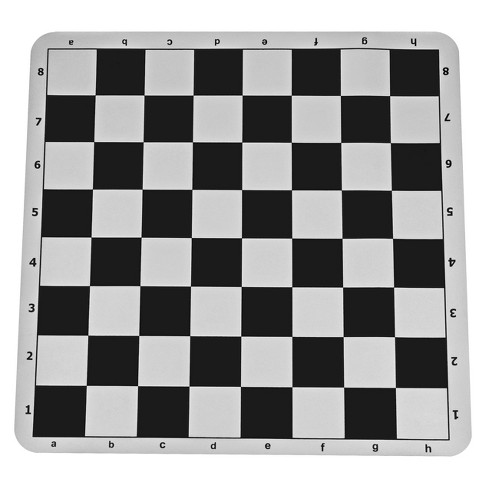
#> input picture Lab3/data/input/chessboard.jpg, 488 x 488 px; its folder holds only this picture in this run
$ python -i lab3.py   (imports and definitions only)
#> lines starting #> are read from the running program, lines starting #| are printed output that depends on the picture
#> further down, picture is the input picture: shape (488, 488); min 0, max 255, mean 156
""" CS4243 Lab 3: Feature Matching and Applications
"""
import numpy as np
from skimage import filters
from skimage.feature import corner_peaks
from scipy.spatial.distance import cdist
from scipy.ndimage.filters import convolve
from scipy.ndimage import gaussian_filter
from utils import pad, unpad
import math
import cv2
_COLOR_RED = (255, 0, 0)
_COLOR_GREEN = (0, 255, 0)
_COLOR_BLUE = (0, 0, 255)

_COLOR_RED = (255, 0, 0)
_COLOR_GREEN = (0, 255, 0)
_COLOR_BLUE = (0, 0, 255)


##### Part 1: Keypoint Detection, Description, and Matching #####

def harris_corners(img, window_size=3, k=0.04):
    '''
    Compute Harris corner response map. Follow the math equation
    R=Det(M)-k(Trace(M)^2).

    Hint:
        You may use the functions filters.sobel_v filters.sobel_h & scipy.ndimage.filters.convolve,
        which are already imported above

    Args:
        img: Grayscale image of shape (H, W)
        window_size: size of the window function
        k: sensitivity parameter

    Returns:
        response: Harris response image of shape (H, W)
    '''
#> called with window_size = 3, k = 0.04

    H, W= img.shape
#> H = 488; W = 488
    window = np.ones((window_size, window_size))
    response = np.zeros((H, W))

    """ Your code starts here """
    Ix = filters.sobel_h(img)
    Iy = filters.sobel_v(img)
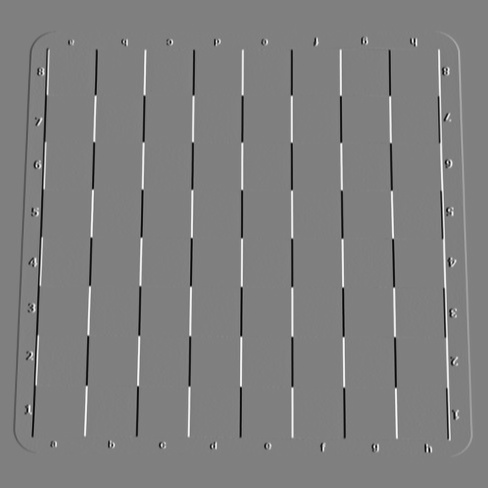
#> Iy: shape (488, 488) float64; min -0.879, max 0.875, mean 5.62e-20; drawn with min black and max white

    Ix2 = Ix ** 2
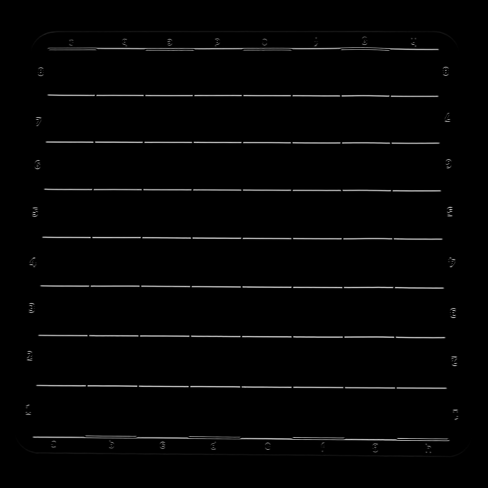
#> Ix2: shape (488, 488) float64; min 0, max 0.792, mean 0.0155
    Iy2 = Iy ** 2
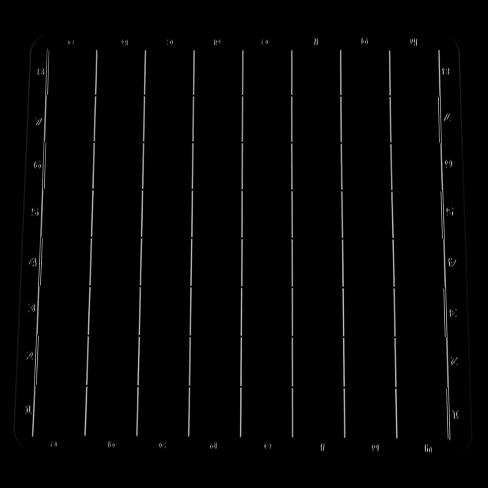
#> Iy2: shape (488, 488) float64; min 0, max 0.773, mean 0.0154
    Ixy = Ix * Iy
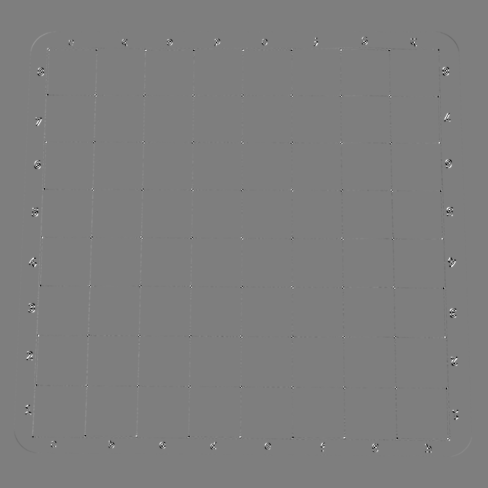
#> Ixy: shape (488, 488) float64; min -0.321, max 0.327, mean 2.94e-05; drawn with min black and max white

    Sxx = convolve(Ix2, window, mode='constant', cval=0)
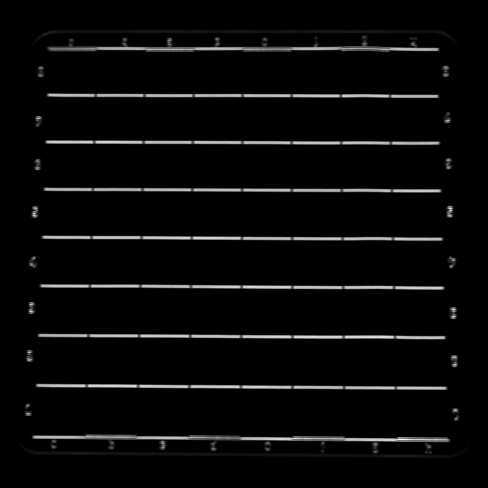
#> Sxx: shape (488, 488) float64; min 0, max 3.79, mean 0.14; drawn with min black and max white
    Syy = convolve(Iy2, window, mode='constant', cval=0)
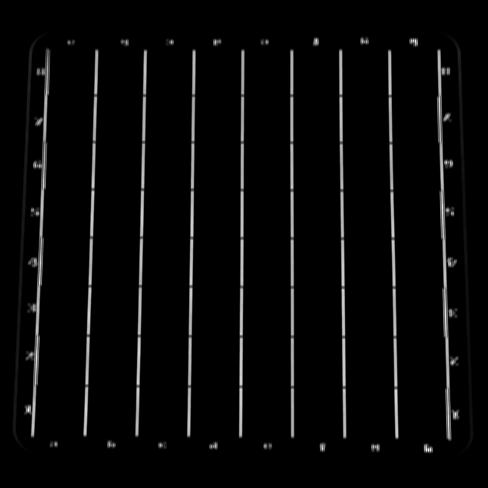
#> Syy: shape (488, 488) float64; min 0, max 3.9, mean 0.139; drawn with min black and max white
    Sxy = convolve(Ixy, window, mode='constant', cval=0)

    for y in range(H):
        for x in range(W):
            M = np.array([[Sxx[y, x], Sxy[y, x]],
                          [Sxy[y, x], Syy[y, x]]])
            detM = np.linalg.det(M)
            traceM = np.trace(M)
            R = detM - k * (traceM ** 2)

            response[y, x] = R
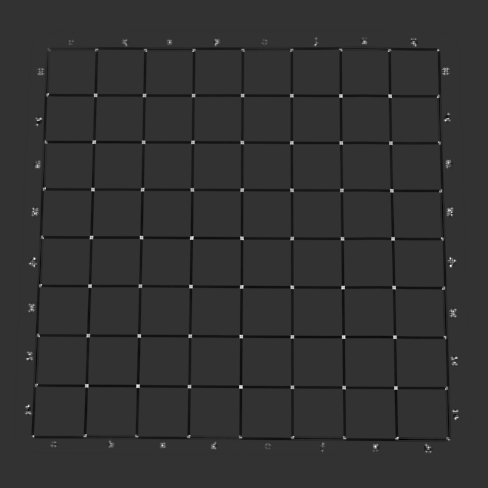
#> response: shape (488, 488) float64; min -0.571, max 2.33, mean -0.0144; drawn with min black and max white
    """ Your code ends here """

    return response

# [335 lines left out: functions naive_descriptor, describe_keypoints, make_gaussian_kernel, simple_sift, top_k_matches, ratio_test_match and 4 more, not called in this run]

##### Part 3: Mirror Symmetry Detection #####

# GIVEN
from skimage.feature import peak_local_max
# [207 lines left out: functions find_peak_params, angle_with_x_axis, midpoint, distance, shift_sift_descriptor, create_mirror_descriptors and 3 more, not called in this run]


"""Helper functions: You should not have to touch the following functions.
"""
# [10 lines left out: function trim, not called in this run]

>>> import cv2
>>> picture = cv2.imread('data/input/chessboard.jpg', cv2.IMREAD_GRAYSCALE)
>>> result = harris_corners(picture)
